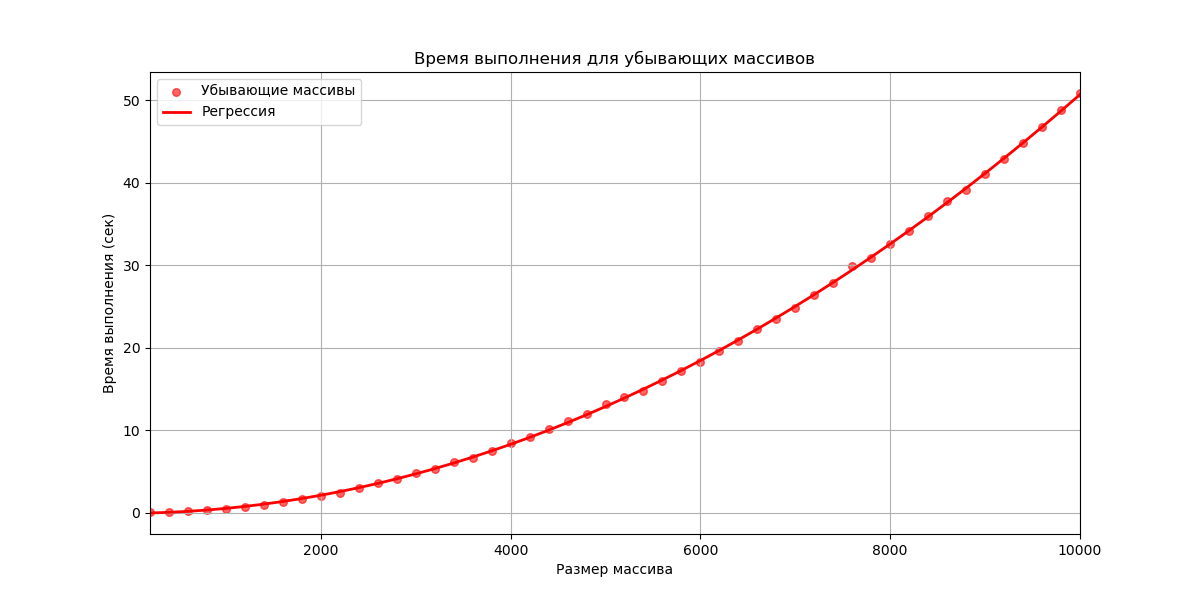

Source code (Python):
import numpy as np
import matplotlib.pyplot as plt
from sklearn.preprocessing import PolynomialFeatures
from sklearn.linear_model import LinearRegression
import time

def bubble_sort(arr):
    n = len(arr)
    for i in range(n):
        for j in range(0, n - i - 1):
            if arr[j] > arr[j + 1]:
                arr[j], arr[j + 1] = arr[j + 1], arr[j]
    return arr

np.random.seed(42)

sizes = np.arange(200, 10001, 200)

times_descending = []

for size in sizes:
    arr_descending = np.arange(size, 0, -1)  
    start_time = time.time()  
    bubble_sort(arr_descending)  
    end_time = time.time()  
    times_descending.append(end_time - start_time)
    print(size, end_time - start_time)

poly = PolynomialFeatures(degree=2)
N_b_poly_descending = poly.fit_transform(sizes.reshape(-1, 1))
model_descending = LinearRegression()
model_descending.fit(N_b_poly_descending, times_descending)
y_predict_descending = model_descending.predict(N_b_poly_descending)

plt.figure(figsize=(12,6)) 
plt.scatter(sizes,times_descending,label='Убывающие массивы',color='red',alpha=0.6,s=30) 
plt.plot(sizes,y_predict_descending,label='Регрессия',color='red',linewidth=2) 
plt.title('Время выполнения для убывающих массивов') 
plt.xlabel('Размер массива') 
plt.ylabel('Время выполнения (сек)') 
plt.xlim(200,10000) 
plt.grid() 
plt.legend() 
plt.show()
